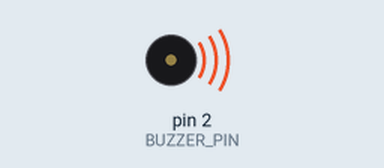
Bench run of a sketch on a simulated Arduino Uno, built with avr-gcc and run on an emulated ATmega328P. On the bench: buzzer (waves = sounding).

Above: at 0.1 s.
Timing chart, 0 to 40.0 s (numbered marks = the images above):
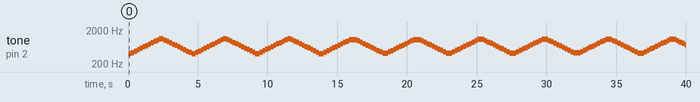

Measured:
- by itself, tone on pin 2 (BUZZER_PIN): plays 395 Hz for 0.20 s, 435 Hz for 0.20 s, 478 Hz for 0.20 s, 526 Hz for 0.20 s, 579 Hz for 0.20 s, 636 Hz for 0.20 s … (181 notes in this stretch)

The sketch:

buzzer3.ino
```cpp
#define BUZZER_PIN 2  // GPIO4 ist der Buzzer-Pin

void playTone(int frequency, int duration) {
  digitalWrite(BUZZER_PIN, HIGH);
  delayMicroseconds(1000000 / frequency / 2);
  digitalWrite(BUZZER_PIN, LOW);
  delayMicroseconds(1000000 / frequency / 2);
}

void setup() {
  pinMode(BUZZER_PIN, OUTPUT);
}

void loop() {
  // Aufsteigender Ton
  for (int freq = 400; freq <= 1200; freq += 5) {  // Frequenz von 400 Hz bis 1200 Hz, kleinere Schritte
    for (int i = 0; i < 10; i++) {  // Jede Frequenz 10-mal spielen für langsameren Effekt
      playTone(freq, 10);  // Spiele jede Frequenz für 10 ms
    }
  }

  // Absteigender Ton
  for (int freq = 1200; freq >= 400; freq -= 5) {  // Frequenz von 1200 Hz bis 400 Hz, kleinere Schritte
    for (int i = 0; i < 10; i++) {  // Jede Frequenz 10-mal spielen für langsameren Effekt
      playTone(freq, 10);  // Spiele jede Frequenz für 10 ms
    }
  }
}
```
